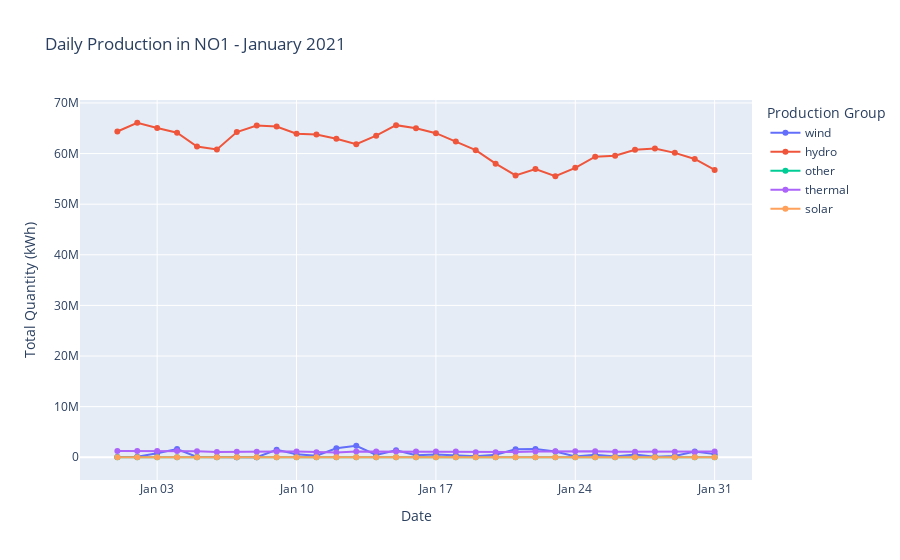

Notebook source saved alongside this figure:
### Code cell
# Filter for January data
jan_df = selected_df.filter(
    (col("pricearea") == chosen_area) &
    (col("starttime").between("2021-01-01 00:00:00", "2021-01-31 23:59:59"))
)

# Aggregate daily production by production group
daily_prod = jan_df.withColumn("date", to_date("starttime")) \
    .groupBy("date", "productiongroup") \
    .agg(spark_sum("quantitykwh").alias("total_quantity")) \
    .orderBy("date")

pdf_daily = daily_prod.toPandas()

# Create line plot
fig_line = px.line(
    pdf_daily,
    x="date",
    y="total_quantity",
    color="productiongroup",
    title=f"Daily Production in {chosen_area} - January 2021",
    markers=True,
    labels={"total_quantity": "Total Quantity (kWh)", "date": "Date", "productiongroup": "Production Group"}
)
# Forcing the x-axis to show dates properly
fig_line.update_xaxes(tickformat="%b %d", hoverformat="%b %d")

fig_line.show()

### Figure 1 — Plotly figure (JSON) as saved in the notebook; plotly's stock layout.template omitted (floating-point values rounded to 4 significant figures)
{"data": [{"hovertemplate": "Production Group=wind<br>Date=%{x}<br>Total Quantity (kWh)=%{y}<extra></extra>", "legendgroup": "wind", "line": {"color": "#636efa", "dash": "solid"}, "marker": {"symbol": "circle"}, "mode": "lines+markers", "name": "wind", "orientation": "v", "showlegend": true, "type": "scatter", "x": ["2021-01-01", "2021-01-02", "2021-01-03", "2021-01-04", "2021-01-05", "2021-01-06", "2021-01-07", "2021-01-08", "2021-01-09", "2021-01-10", "2021-01-11", "2021-01-12", "2021-01-13", "2021-01-14", "2021-01-15", "2021-01-16", "2021-01-17", "2021-01-18", "2021-01-19", "2021-01-20", "2021-01-21", "2021-01-22", "2021-01-23", "2021-01-24", "2021-01-25", "2021-01-26", "2021-01-27", "2021-01-28", "2021-01-29", "2021-01-30", "2021-01-31"], "xaxis": "x", "y": [42650.0, 104900.0, 777000.0, 1614000.0, 70500.0, 29240.0, 0.0, 8357.0, 1462000.0, 589800.0, 286900.0, 1761000.0, 2255000.0, 470300.0, 1368000.0, 383600.0, 534200.0, 383300.0, 174600.0, 492700.0, 1565000.0, 1647000.0, 1122000.0, 146000.0, 510600.0, 166800.0, 561400.0, 94540.0, 247800.0, 1141000.0, 615500.0], "yaxis": "y"}, {"hovertemplate": "Production Group=hydro<br>Date=%{x}<br>Total Quantity (kWh)=%{y}<extra></extra>", "legendgroup": "hydro", "line": {"color": "#EF553B", "dash": "solid"}, "marker": {"symbol": "circle"}, "mode": "lines+markers", "name": "hydro", "orientation": "v", "showlegend": true, "type": "scatter", "x": ["2021-01-01", "2021-01-02", "2021-01-03", "2021-01-04", "2021-01-05", "2021-01-06", "2021-01-07", "2021-01-08", "2021-01-09", "2021-01-10", "2021-01-11", "2021-01-12", "2021-01-13", "2021-01-14", "2021-01-15", "2021-01-16", "2021-01-17", "2021-01-18", "2021-01-19", "2021-01-20", "2021-01-21", "2021-01-22", "2021-01-23", "2021-01-24", "2021-01-25", "2021-01-26", "2021-01-27", "2021-01-28", "2021-01-29", "2021-01-30", "2021-01-31"], "xaxis": "x", "y": [64370000.0, 66090000.0, 65060000.0, 64110000.0, 61390000.0, 60810000.0, 64240000.0, 65550000.0, 65350000.0, 63920000.0, 63740000.0, 62920000.0, 61850000.0, 63540000.0, 65610000.0, 65010000.0, 64030000.0, 62410000.0, 60670000.0, 58010000.0, 55690000.0, 56940000.0, 55530000.0, 57190000.0, 59380000.0, 59570000.0, 60750000.0, 61000000.0, 60140000.0, 58940000.0, 56770000.0], "yaxis": "y"}, {"hovertemplate": "Production Group=other<br>Date=%{x}<br>Total Quantity (kWh)=%{y}<extra></extra>", "legendgroup": "other", "line": {"color": "#00cc96", "dash": "solid"}, "marker": {"symbol": "circle"}, "mode": "lines+markers", "name": "other", "orientation": "v", "showlegend": true, "type": "scatter", "x": ["2021-01-01", "2021-01-02", "2021-01-03", "2021-01-04", "2021-01-05", "2021-01-06", "2021-01-07", "2021-01-08", "2021-01-09", "2021-01-10", "2021-01-11", "2021-01-12", "2021-01-13", "2021-01-14", "2021-01-15", "2021-01-16", "2021-01-17", "2021-01-18", "2021-01-19", "2021-01-20", "2021-01-21", "2021-01-22", "2021-01-23", "2021-01-24", "2021-01-25", "2021-01-26", "2021-01-27", "2021-01-28", "2021-01-29", "2021-01-30", "2021-01-31"], "xaxis": "x", "y": [0.0, 0.0, 1.765, 0.034, 0.0, 0.0, 0.0, 0.111, 0.0, 0.0, 0.0, 0.0, 0.0, 0.0, 0.0, 0.0, 0.0, 0.0, 0.0, 1301.0, 0.0, 0.034, 2.914, 0.0, 0.0, 6.459, 7.813, 5.441, 7.328, 4.548, 7.8], "yaxis": "y"}, {"hovertemplate": "Production Group=thermal<br>Date=%{x}<br>Total Quantity (kWh)=%{y}<extra></extra>", "legendgroup": "thermal", "line": {"color": "#ab63fa", "dash": "solid"}, "marker": {"symbol": "circle"}, "mode": "lines+markers", "name": "thermal", "orientation": "v", "showlegend": true, "type": "scatter", "x": ["2021-01-01", "2021-01-02", "2021-01-03", "2021-01-04", "2021-01-05", "2021-01-06", "2021-01-07", "2021-01-08", "2021-01-09", "2021-01-10", "2021-01-11", "2021-01-12", "2021-01-13", "2021-01-14", "2021-01-15", "2021-01-16", "2021-01-17", "2021-01-18", "2021-01-19", "2021-01-20", "2021-01-21", "2021-01-22", "2021-01-23", "2021-01-24", "2021-01-25", "2021-01-26", "2021-01-27", "2021-01-28", "2021-01-29", "2021-01-30", "2021-01-31"], "xaxis": "x", "y": [1238000.0, 1233000.0, 1228000.0, 1210000.0, 1167000.0, 1053000.0, 1108000.0, 1092000.0, 1117000.0, 1112000.0, 997000.0, 957800.0, 1143000.0, 1134000.0, 1131000.0, 1129000.0, 1134000.0, 1118000.0, 971100.0, 964100.0, 1027000.0, 1141000.0, 1190000.0, 1204000.0, 1174000.0, 1095000.0, 1096000.0, 1112000.0, 1100000.0, 1010000.0, 1113000.0], "yaxis": "y"}, {"hovertemplate": "Production Group=solar<br>Date=%{x}<br>Total Quantity (kWh)=%{y}<extra></extra>", "legendgroup": "solar", "line": {"color": "#FFA15A", "dash": "solid"}, "marker": {"symbol": "circle"}, "mode": "lines+markers", "name": "solar", "orientation": "v", "showlegend": true, "type": "scatter", "x": ["2021-01-01", "2021-01-02", "2021-01-03", "2021-01-04", "2021-01-05", "2021-01-06", "2021-01-07", "2021-01-08", "2021-01-09", "2021-01-10", "2021-01-11", "2021-01-12", "2021-01-13", "2021-01-14", "2021-01-15", "2021-01-16", "2021-01-17", "2021-01-18", "2021-01-19", "2021-01-20", "2021-01-21", "2021-01-22", "2021-01-23", "2021-01-24", "2021-01-25", "2021-01-26", "2021-01-27", "2021-01-28", "2021-01-29", "2021-01-30", "2021-01-31"], "xaxis": "x", "y": [173.1, 146.0, 338.4, 400.4, 355.0, 241.6, 156.9, 192.4, 225.2, 509.3, 226.9, 272.4, 236.7, 275.0, 262.8, 290.5, 176.6, 211.8, 301.9, 331.6, 341.2, 424.6, 2464.0, 378.7, 499.8, 1452.0, 1258.0, 1577.0, 1370.0, 1740.0, 1781.0], "yaxis": "y"}], "layout": {"legend": {"title": {"text": "Production Group"}, "tracegroupgap": 0}, "title": {"text": "Daily Production in NO1 - January 2021"}, "xaxis": {"anchor": "y", "domain": [0, 1], "hoverformat": "%b %d", "tickformat": "%b %d", "title": {"text": "Date"}}, "yaxis": {"anchor": "x", "domain": [0, 1], "title": {"text": "Total Quantity (kWh)"}}}}
